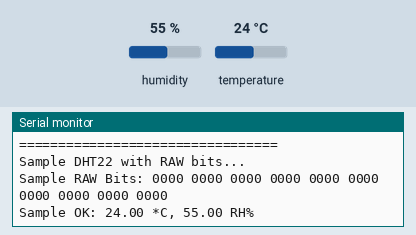
Recording of a program running on a simulated Arduino Uno, built with avr-gcc and run on an emulated ATmega328P. Parts: the last lines printed to the serial monitor. The inputs (shaded band) are chosen by the test bench; at power-on: humidity 55 %, temperature 24 °C.

Above: at 3.4 s.
3.5 s: humidity set to 22 %
At 5.35 s:
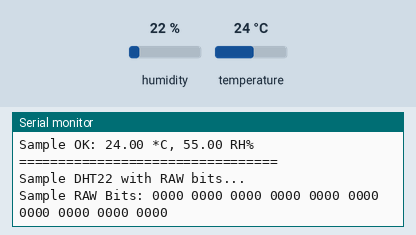
6.9 s: temperature set to 12 °C
At 8.4 s:
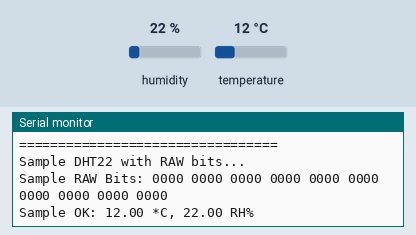
10.3 s: humidity set to 40 %
At 11.8 s:
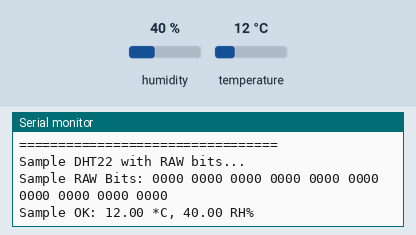
Timing chart, 0 to 13.3 s (numbered marks = the images above; inputs shaded):
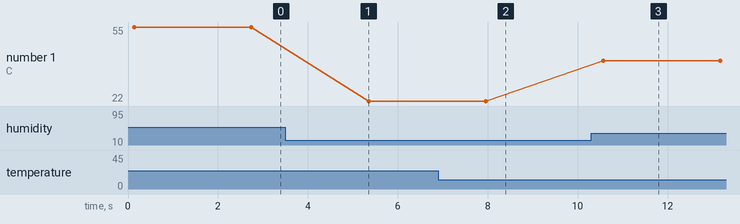

Measured:
- after the input at 6.9 s, the serial monitor: prints a new line after 1.1 s (image 2)
- after the input at 10.3 s, the serial monitor: prints a new line after 0.27 s (image 3)
- plotted number 1: 22 → 40 after the input at 10.3 s

The program:

main.cpp
```cpp
#include <Arduino.h>

#include <SimpleDHT.h>

// for DHT22,
//      VCC: 5V or 3V
//      GND: GND
//      DATA: 2
int pinDHT22 = 4;
SimpleDHT22 dht22(pinDHT22);

void setup() {
  Serial.begin(9600);
}

void loop() {
  // start working...
  Serial.println("=================================");
  Serial.println("Sample DHT22 with RAW bits...");

  // read with raw sample data.
  // @remark We use read2 to get a float data, such as 10.1*C
  //    if user doesn't care about the accurate data, use read to get a byte data, such as 10*C.
  float temperature = 0;
  float humidity = 0;
  byte data[40] = {0};
  int err = SimpleDHTErrSuccess;
  if ((err = dht22.read2(&temperature, &humidity, data)) != SimpleDHTErrSuccess) {
    Serial.print("Read DHT22 failed, err="); Serial.print(SimpleDHTErrCode(err));
    Serial.print(","); Serial.println(SimpleDHTErrDuration(err)); delay(2000);
    return;
  }

  Serial.print("Sample RAW Bits: ");
  for (int i = 0; i < 40; i++) {
    Serial.print((int)data[i]);
    if (i > 0 && ((i + 1) % 4) == 0) {
      Serial.print(' ');
    }
  }
  Serial.println("");

  Serial.print("Sample OK: ");
  Serial.print((float)temperature); Serial.print(" *C, ");
  Serial.print((float)humidity); Serial.println(" RH%");

  // DHT22 sampling rate is 0.5HZ.
  delay(2500);
}
```
